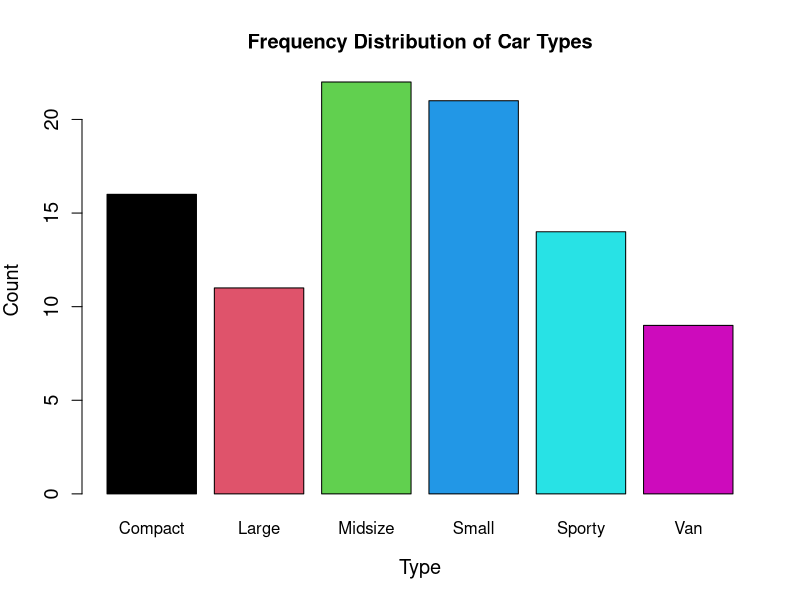
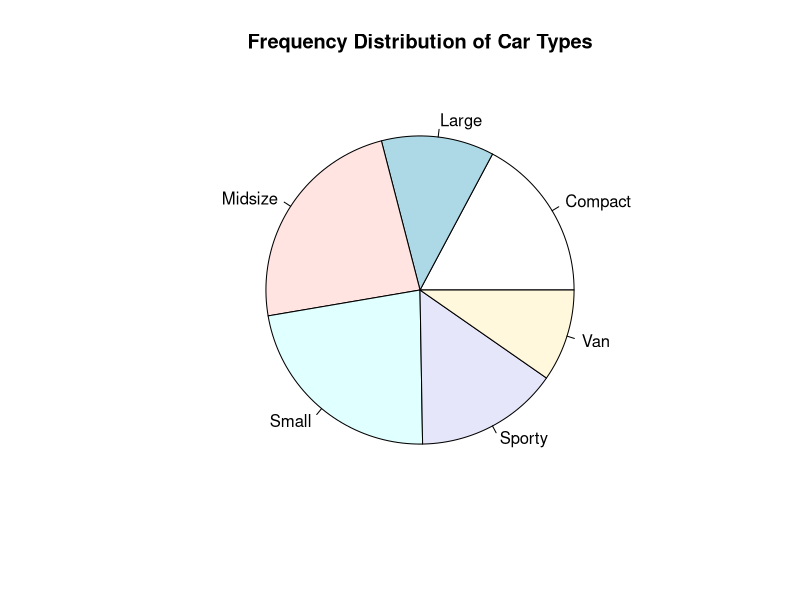
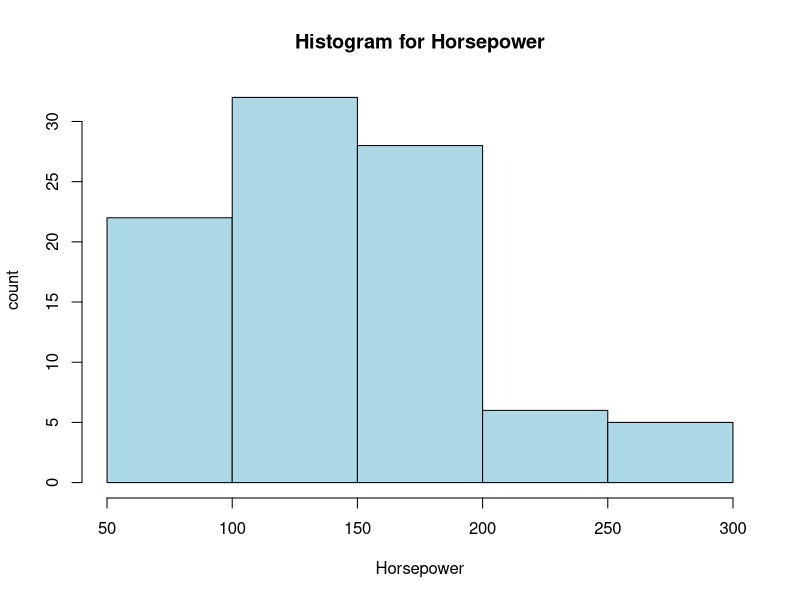
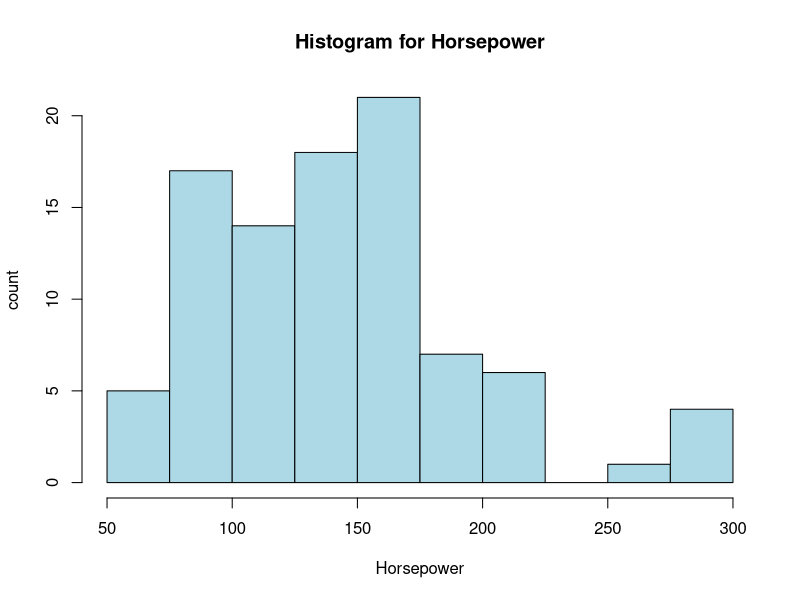
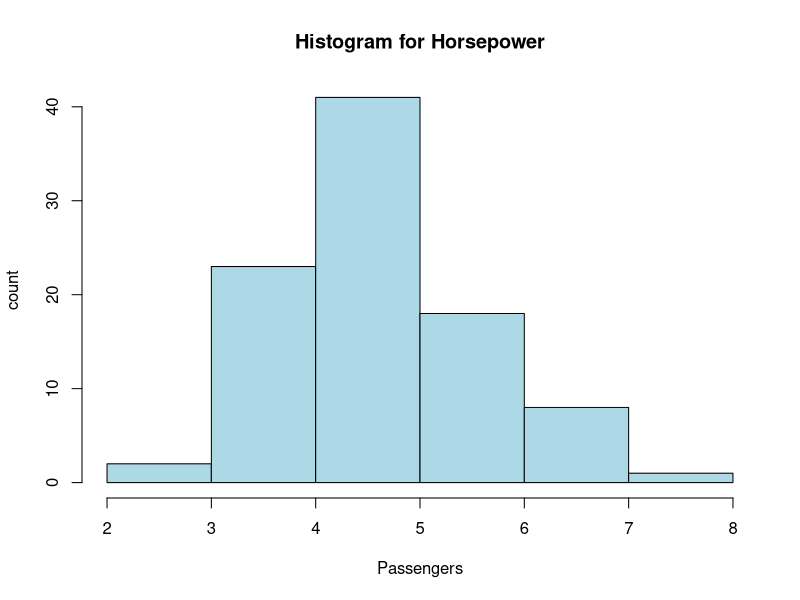
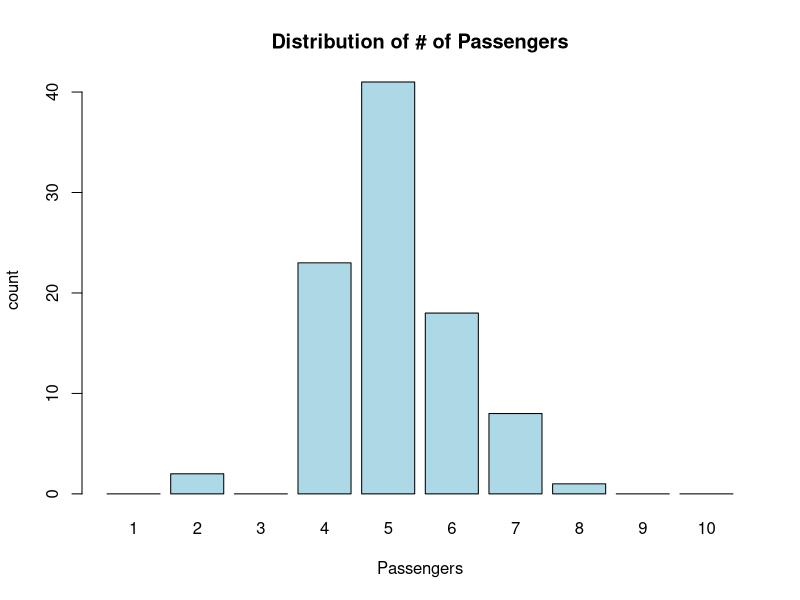
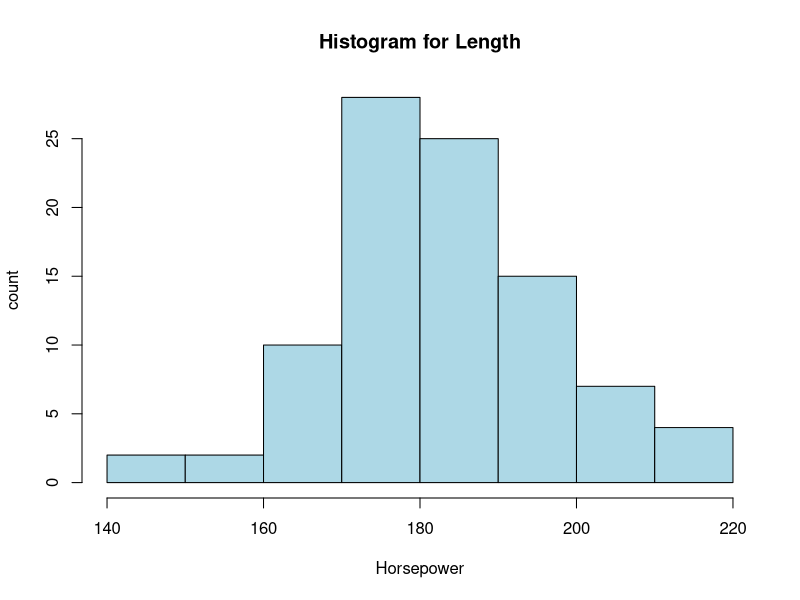

Here is the R script that generated these plots, in order:
## ---- chunk 1
# Your code goes here
## ---- chunk 2
library(MASS)
data(Cars93)
## ---- chunk 3
head(Cars93)
## ---- chunk 4
table(Cars93$Type)
round(table(Cars93$Type)/ncol(Cars93),3)
## ---- chunk 5
barplot(table(Cars93$Type),ylab = 'Count',xlab='Type',col=1:length(unique(Cars93$Type)),main = 'Frequency Distribution of Car Types',cex.axis=1.2,cex.lab=1.2)
## ---- chunk 6
pie(table(Cars93$Type),main = 'Frequency Distribution of Car Types',cex.axis=1.2,cex.label=1.2)
## ---- chunk 7
hist(Cars93$Horsepower, xlab='Horsepower',ylab='count',col='lightblue',main='Histogram for Horsepower',cex=1.2)
## ---- chunk 8
hist(Cars93$Horsepower, xlab='Horsepower',ylab='count',col='lightblue',main='Histogram for Horsepower',cex=1.2,breaks = c(50,75,100,125,150,175,200,225,250,275,300))
## ---- chunk 9
sqrt(length(Cars93))
## ---- chunk 10
hist(Cars93$Passengers, xlab='Passengers',ylab='count',col='lightblue',main='Histogram for Horsepower',cex=1.2)
## ---- chunk 11
barplot(table(factor(Cars93$Passengers,levels=1:10)),xlab= 'Passengers',ylab='count',main='Distribution of # of Passengers',col='lightblue')
## ---- chunk 12
hist(Cars93$Length, xlab='Horsepower',ylab='count',col='lightblue',main='Histogram for Length',cex=1.2)
## ---- chunk 13
summary(Cars93$Length)
